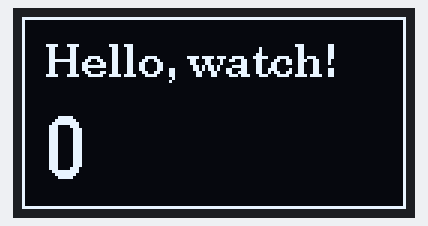
Bench run of a sketch on a simulated ESP32-C6. Shown: 128×64 one-colour display. What the sketch prints to the serial monitor is not drawn.

Above: at 1.6 s.
At 5.7 s:
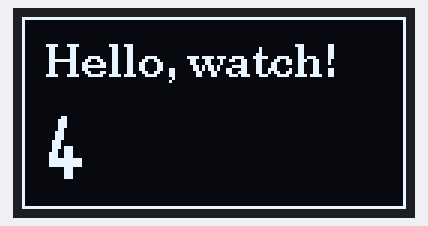
At 10.8 s:
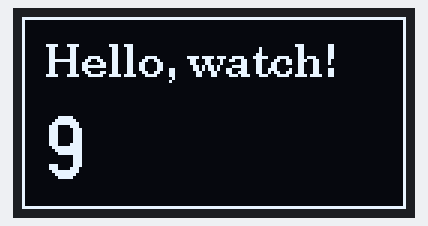
At 20.1 s:
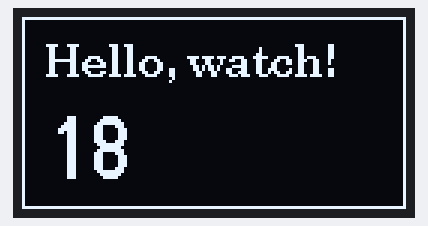
At 29.3 s:
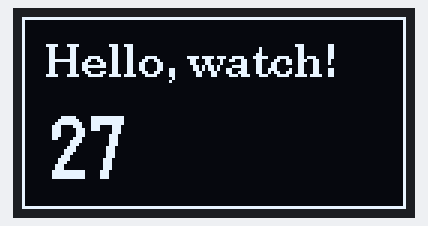
At 38.5 s:
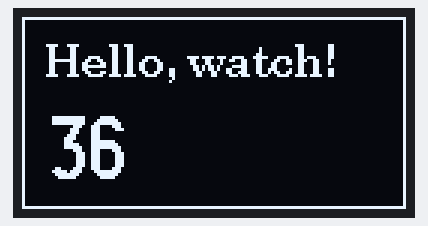

The sketch:

oled_test.ino
```cpp
// OLED test for ESP32-C6 SuperMini (purple board, 10 pins per side)
// Wiring: 3V3->VCC, GND->GND, GPIO19->SDA, GPIO20->SCL
//
// Arduino IDE setup:
//   Board: "ESP32C6 Dev Module" (needs esp32 board package v3.x)
//   Tools > USB CDC On Boot: "Enabled"
//   Library: U8g2 (by olikraus) from Library Manager
//
// Step 1: it scans the I2C bus and prints what it finds to Serial Monitor (115200 baud).
//         You should see "Found device at 0x3C" (sometimes 0x3D).
// Step 2: it draws text and a counter on the screen.

#include <Arduino.h>
#include <Wire.h>
#include <U8g2lib.h>

#define SDA_PIN 19
#define SCL_PIN 20

// ---- Pick the line that matches your screen's driver chip ----
// 1.3" screens are usually SH1106. 0.96" screens are usually SSD1306.
// If the image looks shifted, has a 2-pixel garbage strip on one side, or is
// scrambled, comment this line out and use the other one.
U8G2_SH1106_128X64_NONAME_F_HW_I2C u8g2(U8G2_R0, U8X8_PIN_NONE, SCL_PIN, SDA_PIN);
// U8G2_SSD1306_128X64_NONAME_F_HW_I2C u8g2(U8G2_R0, U8X8_PIN_NONE, SCL_PIN, SDA_PIN);

void scanI2C() {
  Wire.begin(SDA_PIN, SCL_PIN);
  Serial.println("Scanning I2C bus...");
  int found = 0;
  for (uint8_t addr = 1; addr < 127; addr++) {
    Wire.beginTransmission(addr);
    if (Wire.endTransmission() == 0) {
      Serial.printf("Found device at 0x%02X\n", addr);
      found++;
    }
  }
  if (found == 0) {
    Serial.println("Nothing found. Check wiring: SDA/SCL swapped? VCC/GND swapped? Loose jumper?");
  }
}

void setup() {
  Serial.begin(115200);
  delay(1500);  // give the USB serial a moment to connect
  scanI2C();

  u8g2.begin();
  Serial.println("Display started.");
}

void loop() {
  static uint32_t count = 0;

  u8g2.clearBuffer();
  u8g2.drawFrame(0, 0, 128, 64);
  u8g2.setFont(u8g2_font_ncenB10_tr);
  u8g2.drawStr(8, 20, "Hello, watch!");
  u8g2.setFont(u8g2_font_logisoso20_tn);
  char buf[12];
  snprintf(buf, sizeof(buf), "%lu", (unsigned long)count++);
  u8g2.drawStr(8, 54, buf);
  u8g2.sendBuffer();

  delay(1000);
}
```

Measured:
- what the display in image 0 shows lasts 1.0 s, from 1.6 s to 2.6 s
